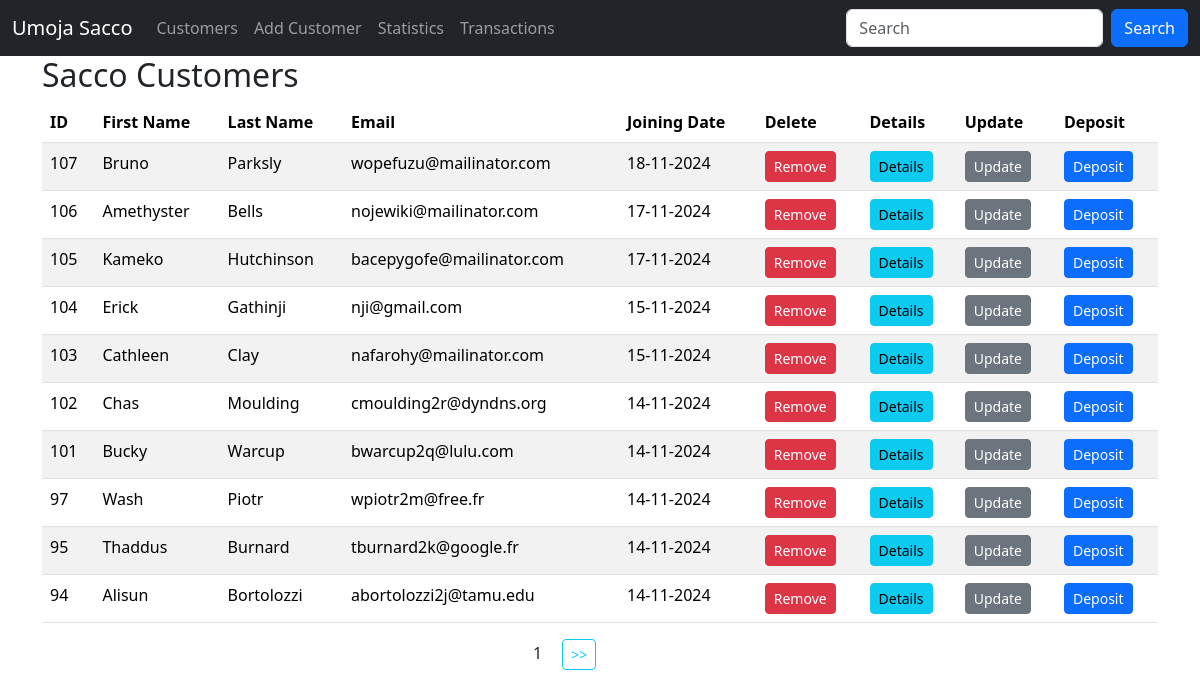
The app's page / (signed in) with its own data.
### sacco/models.py (models this page shows, shortened)
class Customer(models.Model):
    first_name = models.CharField(max_length=30) #charfield = varchar
    last_name = models.CharField(max_length=30)
    email = models.EmailField(unique=True) #varchar + ensures email is unique
    dob = models.DateField()
    gender = models.CharField(max_length=10)
    weight = models.IntegerField(default=0)
    profile_pic = models.ImageField(upload_to=generate_unique_name, null=True)
    created_at = models.DateTimeField(auto_now_add=True)
    updated_at = models.DateTimeField(auto_now=True)
    class Meta:
        db_table = 'customers'

### sacco/views.py (the view)
# urls.py: path('', views.customers, name='customers'),
@login_required #ensure LOGIN_URL = 'login' is defined in settings otherwise define in brackets beside the decoration
def customers(request):
    data = Customer.objects.all().order_by('-id').values()  # select * from customers
    paginator = Paginator(data, 10)
    page_number = request.GET.get('page', 1)  # 1 is a default page loaded if the page input is missing
    try:
        paginated_data = paginator.page(page_number)
    except PageNotAnInteger | EmptyPage:
        paginated_data = paginator.page(1)  # 1 is a default page loaded if the page input is invalid
    return render(request, "customers.html", {
        "data": paginated_data})  # note that the data object carries key paginated information. also used in the customers.html loop

### templates/customers.html (shortened to what this page needs)
{% extends 'master.html' %}
{% block content %}
    <div class="container">
        <h2>Sacco Customers</h2>
        <table class="table table-striped">
            <thead>
            <tr>
                <th>ID</th>
                <th>First Name</th>
                <th>Last Name</th>
                <th>Email</th>
                <th>Joining Date</th>
                <th>Delete</th>
                <th>Details</th>
                <th>Update</th>
                <th>Deposit</th>
            </tr>
            </thead>
            {% for customer in data.object_list %}
                <tr>
                    <td>{{ customer.id }}</td>
                    <td>{{ customer.first_name }}</td>
                    <td>{{ customer.last_name }}</td>
                    <td>{{ customer.email }}</td>
                    <td>{{ customer.created_at | date:"d-m-Y" }}</td>
                    {% if perms.sacco.delete_customer %}
                        <td>
                            <a class="btn btn-danger btn-sm" href="{% url 'delete_customer' customer.id %}">Remove</a>
                        </td>
                    {% else %}
                        <td>
                            <button class="btn btn-sm disabled">Action</button>
                        </td>
                    {% endif %}
                    {% if perms.sacco.view_customer %}
                        <td>
                            <a class="btn btn-info btn-sm" href="{% url 'customer_details' customer.id %}">Details</a>
                        </td>
                    {% else %}
                        <td>
                            <button class="btn btn-sm disabled">Action</button>
                        </td>
                    {% endif %}
                    {% if perms.sacco.change_customer %}
                        <td>
                            <a class="btn btn-secondary btn-sm"
                               href="{% url 'update_customer' customer.id %}">Update</a>
                        </td>
                    {% else %}
                        <td>
                            <button class="btn btn-sm disabled">Action</button>
                        </td>
                    {% endif %}
                    {% if perms.sacco.change_customer %}
                        <td>
                            <a class="btn btn-primary btn-sm" href="{% url 'deposit' customer.id %}">Deposit</a>
                        </td>
                    {% else %}
                        <td>
                            <button class="btn btn-sm disabled">Action</button>
                        </td>
                    {% endif %}
                </tr>
            {% empty %}
                <p>No customers in the sacco</p>
            {% endfor %}
        </table>
        <div class="row justify-content-center">
            <div class="col-sm-2">
                <span class="mx-3">{{ data.number }}</span>
                {% if data.has_next %}
                    <a class="btn btn-outline-info btn-sm" href="?page={{ data.next_page_number }}"> >> </a>
                {% endif %}
            </div>
        </div>
    </div>
{% endblock %}

### records on screen
Customer: id "107", first_name "Bruno", last_name "Parksly", email "wopefuzu@mailinator.com", created_at "18-11-2024"
Customer: id "106", first_name "Amethyster", last_name "Bells", email "nojewiki@mailinator.com", created_at "17-11-2024"
Customer: id "105", first_name "Kameko", last_name "Hutchinson", email "bacepygofe@mailinator.com", created_at "17-11-2024"
Customer: id "104", first_name "Erick", last_name "Gathinji", email "nji@gmail.com", created_at "15-11-2024"
Customer: id "103", first_name "Cathleen", last_name "Clay", email "nafarohy@mailinator.com", created_at "15-11-2024"
Customer: id "102", first_name "Chas", last_name "Moulding", email "cmoulding2r@dyndns.org", created_at "14-11-2024"
Customer: id "101", first_name "Bucky", last_name "Warcup", email "bwarcup2q@lulu.com", created_at "14-11-2024"
Customer: id "97", first_name "Wash", last_name "Piotr", email "wpiotr2m@free.fr", created_at "14-11-2024"
Customer: id "95", first_name "Thaddus", last_name "Burnard", email "tburnard2k@google.fr", created_at "14-11-2024"
Customer: id "94", first_name "Alisun", last_name "Bortolozzi", email "abortolozzi2j@tamu.edu", created_at "14-11-2024"

### other values on screen
{{ data.number }} "1"
